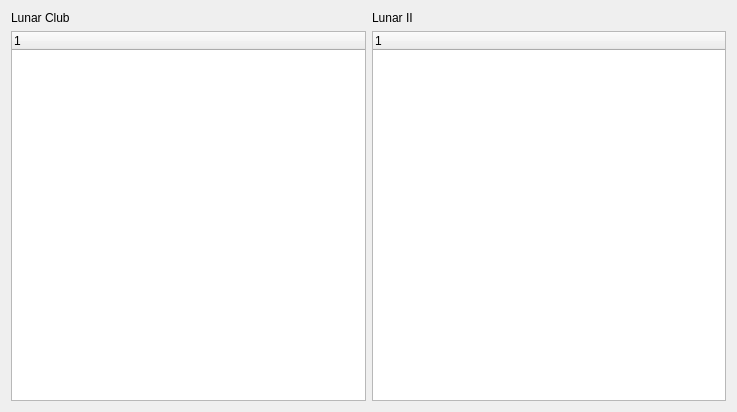
<?xml version="1.0" encoding="UTF-8"?>
<ui version="4.0">
 <class>FeaturesTabWidget</class>
 <widget class="QWidget" name="FeaturesTabWidget">
  <property name="geometry">
   <rect>
    <x>0</x>
    <y>0</y>
    <width>737</width>
    <height>412</height>
   </rect>
  </property>
  <property name="windowTitle">
   <string/>
  </property>
  <layout class="QHBoxLayout" name="horizontalLayout">
   <item>
    <layout class="QVBoxLayout" name="verticalLayout">
     <item>
      <widget class="QLabel" name="lunar_club_label">
       <property name="text">
        <string>Lunar Club</string>
       </property>
      </widget>
     </item>
     <item>
      <widget class="QTreeWidget" name="lunar_club_tree">
       <column>
        <property name="text">
         <string notr="true">1</string>
        </property>
       </column>
      </widget>
     </item>
    </layout>
   </item>
   <item>
    <layout class="QVBoxLayout" name="verticalLayout_2">
     <item>
      <widget class="QLabel" name="lunar_ii_label">
       <property name="text">
        <string>Lunar II</string>
       </property>
      </widget>
     </item>
     <item>
      <widget class="QTreeWidget" name="lunar_ii_tree">
       <column>
        <property name="text">
         <string notr="true">1</string>
        </property>
       </column>
      </widget>
     </item>
    </layout>
   </item>
  </layout>
 </widget>
 <resources/>
 <connections/>
</ui>
